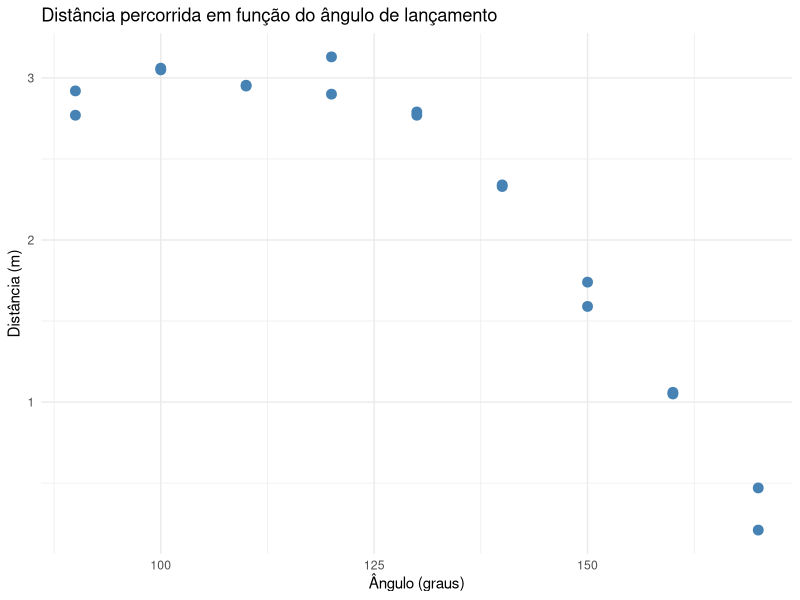
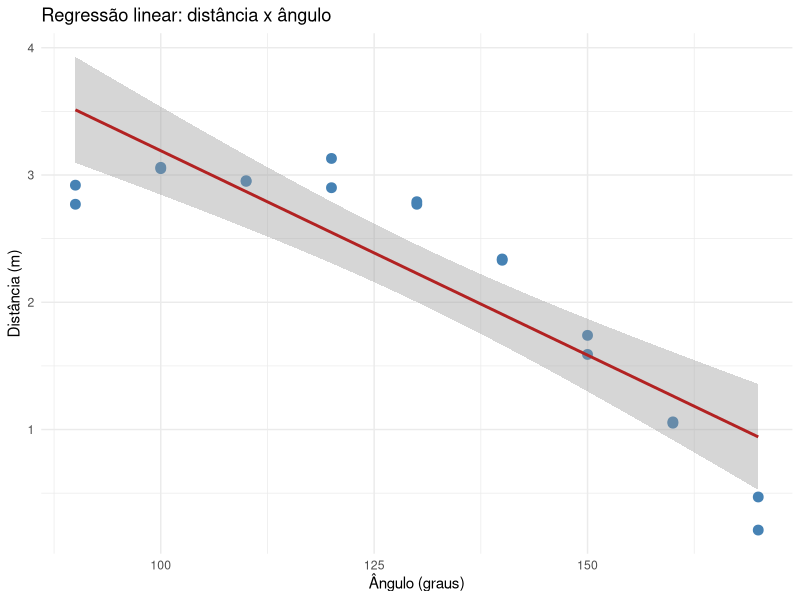
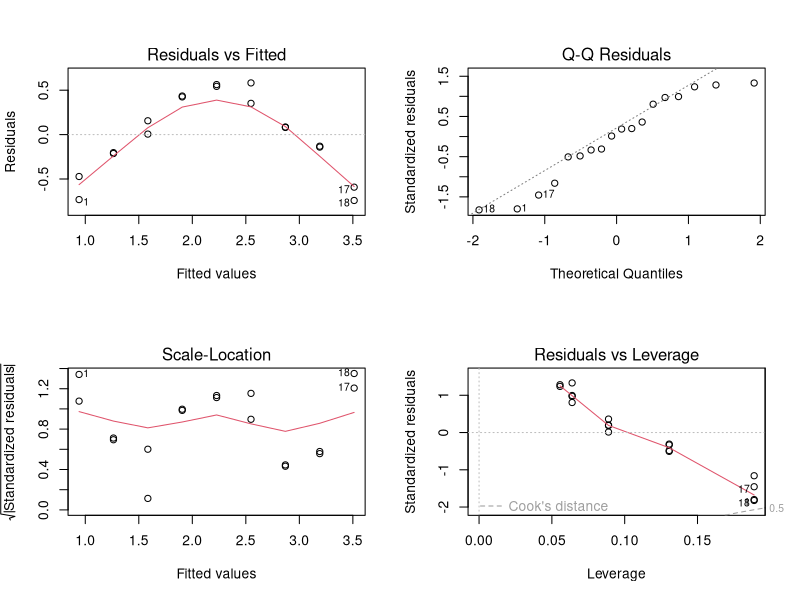
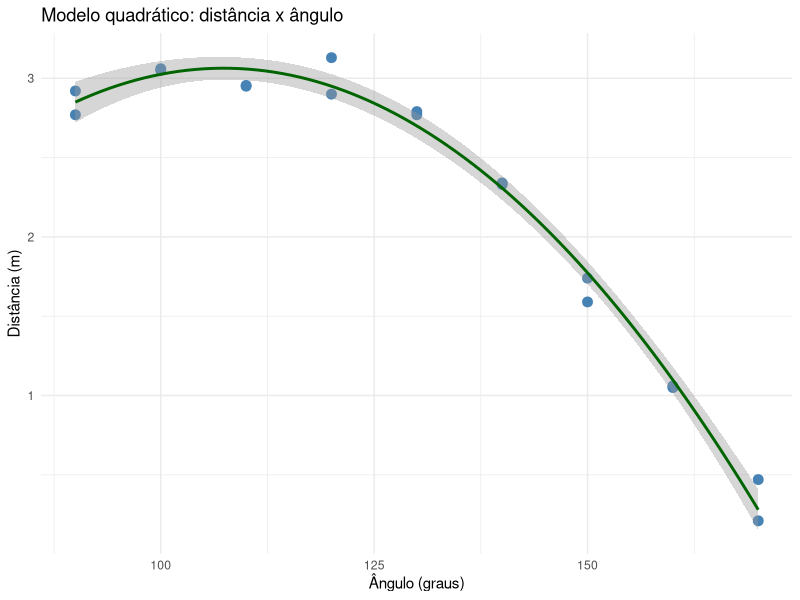

Generate these figures, in order, with R:
## ---- chunk 1
angulo <- rep(seq(170, 90, by = -10), each = 2)

distancia_cm <- c(21, 47,
                   106, 105,
                   159, 174,
                   234, 233,
                   279, 277,
                   290, 313,
                   295, 295.5,
                   306, 305,
                   292, 277)

dados <- data.frame(
  angulo = angulo,
  distancia_cm = distancia_cm,
  distancia_m = distancia_cm / 100
)

dados
## ---- chunk 2
library(ggplot2)

summary(dados$distancia_m)

ggplot(dados, aes(x = angulo, y = distancia_m)) +
  geom_point(size = 3, color = "steelblue") +
  labs(title = "Distância percorrida em função do ângulo de lançamento",
       x = "Ângulo (graus)", y = "Distância (m)") +
  theme_minimal()
## ---- chunk 3
modelo_linear <- lm(distancia_m ~ angulo, data = dados)
summary(modelo_linear)
## ---- chunk 4
anova(modelo_linear)
## ---- chunk 5
confint(modelo_linear)
## ---- chunk 6
ggplot(dados, aes(x = angulo, y = distancia_m)) +
  geom_point(size = 3, color = "steelblue") +
  geom_smooth(method = "lm", se = TRUE, color = "firebrick") +
  labs(title = "Regressão linear: distância x ângulo",
       x = "Ângulo (graus)", y = "Distância (m)") +
  theme_minimal()
## ---- chunk 7
par(mfrow = c(2, 2))
plot(modelo_linear)
par(mfrow = c(1, 1))
## ---- chunk 8
shapiro.test(residuals(modelo_linear))
## ---- chunk 9
modelo_quad <- lm(distancia_m ~ angulo + I(angulo^2), data = dados)
summary(modelo_quad)
## ---- chunk 10
anova(modelo_linear, modelo_quad)
## ---- chunk 11
ggplot(dados, aes(x = angulo, y = distancia_m)) +
  geom_point(size = 3, color = "steelblue") +
  geom_smooth(method = "lm", formula = y ~ x + I(x^2), se = TRUE, color = "darkgreen") +
  labs(title = "Modelo quadrático: distância x ângulo",
       x = "Ângulo (graus)", y = "Distância (m)") +
  theme_minimal()
